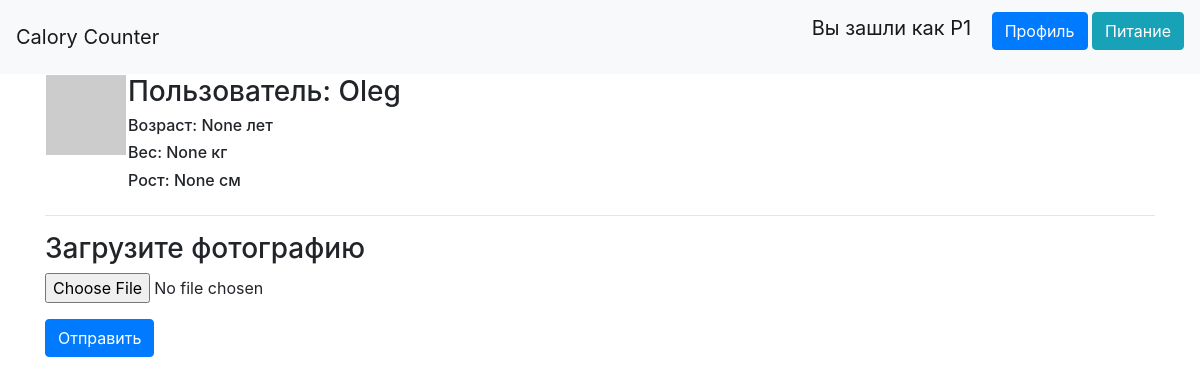
Screenshot of /profile/1 (signed in) with the database file from the repository.
### data/users.py (models this page shows, shortened)
class User(SqlAlchemyBase, UserMixin, SerializerMixin):
    __tablename__ = 'users'
    id = sqlalchemy.Column(sqlalchemy.Integer,
                           primary_key=True, autoincrement=True)
    name = sqlalchemy.Column(sqlalchemy.String, nullable=True)
    about = sqlalchemy.Column(sqlalchemy.String, nullable=True)
    email = sqlalchemy.Column(sqlalchemy.String,
                              index=True, unique=True, nullable=True)
    age = sqlalchemy.Column(sqlalchemy.Integer)
    weight = sqlalchemy.Column(sqlalchemy.Integer)
    height = sqlalchemy.Column(sqlalchemy.Integer)
    gender = sqlalchemy.Column(sqlalchemy.String)
    hashed_password = sqlalchemy.Column(sqlalchemy.String, nullable=True)
    created_date = sqlalchemy.Column(sqlalchemy.DateTime,
                                     default=datetime.datetime.now)
    entered_details = sqlalchemy.Column(sqlalchemy.Boolean, default=False)
    activities = orm.relation("Activities", back_populates='user')
    def avatar(self, size):
        digest = md5(self.email.lower().encode('utf-8')).hexdigest()
        return 'https://www.gravatar.com/avatar/{}?d=identicon&s={}'.format(
            digest, size)

### main.py (the view)
@app.route('/profile/<id>', methods=['GET', 'POST'])
@login_required
def edit_profile(id):
    db_sess = db_session.create_session()
    form = activities = db_sess.query(User).filter(User.id == id,
                                                   ).first()
    return render_template('profile.html', title='Profile',
                           form=form)

### data/db_session.py (called while the page is built)
def create_session() -> Session:
    global __factory
    return __factory()

### main.py (called while the page is built)
@login_manager.user_loader
def load_user(user_id):
    db_sess = db_session.create_session()
    return db_sess.query(User).get(user_id)

### templates/profile.html
{% extends "base.html" %}
{% block content %}
<table>
    <tr valign="top">
        <td><img src="{{ form.avatar(128) }}"></td>
        <td>
            <h3>Пользователь: {{ form.name }}</h3>
            <h6>Возраст: {{ form.age }} лет</h6>
            <h6>Вес: {{ form.weight }} кг</h6>
            <h6>Рост: {{ form.height }} см</h6>
        </td>
    </tr>
</table>
<hr>
<h3>Загрузите фотографию</h3>
<form class="login_form" method="post" enctype="multipart/form-data">
    <div class="form-group">
        <input type="file" class="form-control-file" id="photo" name="file">
    </div>
    <button type="submit" class="btn btn-primary">Отправить</button>
</form>
{% endblock %}

### templates/base.html (shortened to what this page needs)
<!doctype html>
<html lang="en">
<head>
    <link rel="stylesheet"
          href="https://stackpath.bootstrapcdn.com/bootstrap/4.4.1/css/bootstrap.min.css"
>
</head>
<body>
<header>
    <nav class="navbar navbar-light bg-light">
        <a class="navbar-brand" href="/">Calory Counter</a>
        {% if current_user.is_authenticated %}
            <p>
                <a class="navbar-brand" href="/logout">Вы зашли как {{ current_user.name }}</a>
                <a class="btn btn-primary" href="/profile/{{current_user.id}}">Профиль</a>
                <a class="btn btn-info" href="/profile">Питание</a>
            </p>
        {% else %}
            <p>
                <a class="btn btn-primary " href="/register">Зарегистрироваться</a>
                <a class="btn btn-success" href="/login">Войти</a>
            </p>
        {% endif %}
    </nav>
</header>
<main role="main" class="container">
    {% block content %}{% endblock %}
</main>
</body>
</html>

### rows the page displays
User: name "P1"
User: name "Oleg", age "None", weight "None", height "None"
